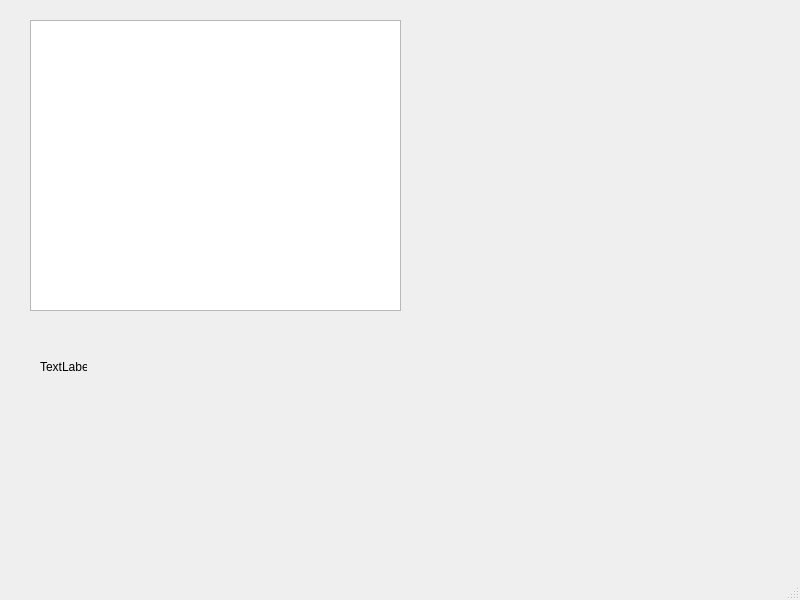
<?xml version="1.0" encoding="UTF-8"?>
<ui version="4.0">
 <class>MainWindow</class>
 <widget class="QMainWindow" name="MainWindow">
  <property name="geometry">
   <rect>
    <x>0</x>
    <y>0</y>
    <width>800</width>
    <height>600</height>
   </rect>
  </property>
  <property name="windowTitle">
   <string>MainWindow</string>
  </property>
  <widget class="QWidget" name="centralwidget">
   <widget class="QListWidget" name="listWidget">
    <property name="geometry">
     <rect>
      <x>30</x>
      <y>20</y>
      <width>371</width>
      <height>291</height>
     </rect>
    </property>
   </widget>
   <widget class="QLabel" name="label">
    <property name="geometry">
     <rect>
      <x>40</x>
      <y>360</y>
      <width>47</width>
      <height>13</height>
     </rect>
    </property>
    <property name="text">
     <string>TextLabel</string>
    </property>
   </widget>
  </widget>
  <widget class="QMenuBar" name="menubar">
   <property name="geometry">
    <rect>
     <x>0</x>
     <y>0</y>
     <width>800</width>
     <height>21</height>
    </rect>
   </property>
  </widget>
  <widget class="QStatusBar" name="statusbar"/>
 </widget>
 <resources/>
 <connections/>
</ui>
